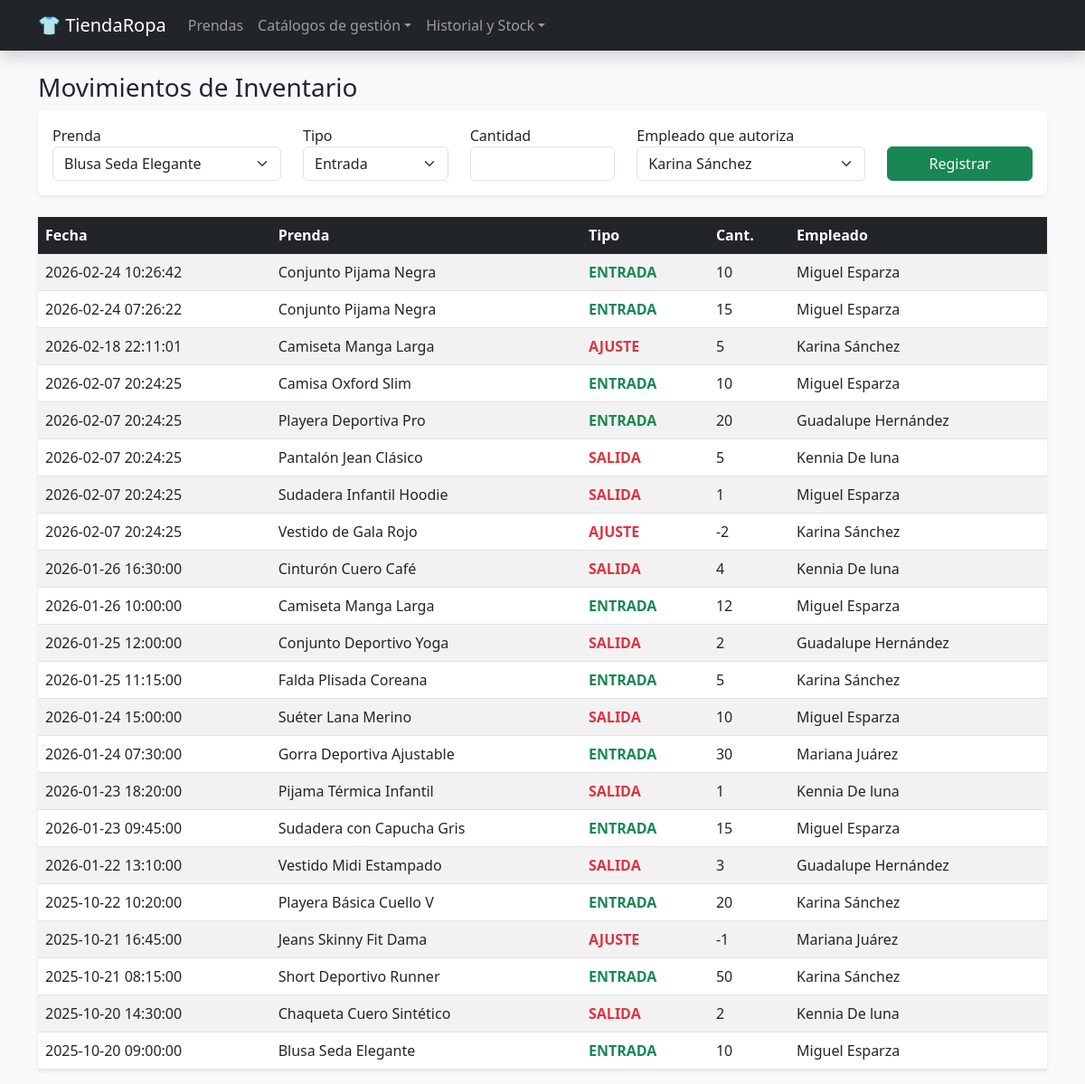
/tienda_ropa/movimientos.php, run on the app's committed database.
### tables this page shows
CREATE TABLE `movimiento_stock` (
  `id_movimiento` int(11) NOT NULL,
  `fecha` datetime DEFAULT current_timestamp(),
  `tipo_movimiento` varchar(10) NOT NULL,
  `cantidad` int(11) NOT NULL,
  `id_prenda` int(11) NOT NULL,
  `id_empleado` int(11) NOT NULL
);

CREATE TABLE `prenda` (
  `id_prenda` int(11) NOT NULL,
  `nombre` varchar(100) NOT NULL,
  `precio` decimal(10,2) NOT NULL,
  `stock_actual` int(11) DEFAULT 0,
  `id_categoria` int(11) NOT NULL,
  `id_talla` int(11) NOT NULL,
  `id_color` int(11) NOT NULL
);

CREATE TABLE `empleado` (
  `id_empleado` int(11) NOT NULL,
  `nombre` varchar(100) NOT NULL,
  `puesto` varchar(20) NOT NULL
);

### tienda_ropa/movimientos.php (the view, shortened to what this page needs)
<?php
include 'db.php';
?>
<!DOCTYPE html>
<html lang="es">
<head>
    <link href="https://cdn.jsdelivr.net/npm/bootstrap@5.3.0/dist/css/bootstrap.min.css" rel="stylesheet">
</head>
<body class="bg-light">
    <?php include 'header.php'; ?>
    <div class="container">
        <h3>Movimientos de Inventario</h3>
        <div class="card mb-4 shadow-sm border-0">
            <form class="card-body row" method="POST">
                <div class="col-md-3">
                    <label>Prenda</label>
                    <select name="prenda" class="form-select">
                        <?php $ps = $conn->query("SELECT id_prenda, nombre FROM prenda");
                              while($p = $ps->fetch()) echo "<option value='{$p['id_prenda']}'>{$p['nombre']}</option>"; ?>
                    </select>
                </div>
                <div class="col-md-2">
                    <label>Tipo</label>
                    <select name="tipo" class="form-select">
                        <option value="entrada">Entrada</option>
                    </select>
                </div>
                <div class="col-md-2">
                    <label>Cantidad</label>
                    <input type="number" name="cant" class="form-control" required>
                </div>
                <div class="col-md-3">
                    <label>Empleado que autoriza</label>
                    <select name="emp" class="form-select">
                        <?php $es = $conn->query("SELECT id_empleado, nombre FROM empleado");
                              while($e = $es->fetch()) echo "<option value='{$e['id_empleado']}'>{$e['nombre']}</option>"; ?>
                    </select>
                </div>
                <div class="col-md-2 d-flex align-items-end">
                    <button name="registrar_mov" class="btn btn-success w-100">Registrar</button>
                </div>
            </form>
        </div>
        <table class="table table-striped bg-white shadow-sm">
            <thead class="table-dark">
                <tr><th>Fecha</th><th>Prenda</th><th>Tipo</th><th>Cant.</th><th>Empleado</th></tr>
            </thead>
            <tbody>
                <?php
                $sql = "SELECT m.*, p.nombre as p_nom, e.nombre as e_nom FROM movimiento_stock m
                        JOIN prenda p ON m.id_prenda = p.id_prenda
                        JOIN empleado e ON m.id_empleado = e.id_empleado ORDER BY fecha DESC";
                $res = $conn->query($sql);
                while($row = $res->fetch()){
                    $clase = ($row['tipo_movimiento'] == 'entrada') ? 'text-success' : 'text-danger';
                    echo "<tr>
                            <td>{$row['fecha']}</td>
                            <td>{$row['p_nom']}</td>
                            <td class='fw-bold $clase'>".strtoupper($row['tipo_movimiento'])."</td>
                            <td>{$row['cantidad']}</td>
                            <td>{$row['e_nom']}</td>
                          </tr>";
                }
                ?>
            </tbody>
        </table>
    </div>
</body>
</html>

### data on the page
movimiento_stock: fecha "2026-02-24 10:26:42", id_prenda.nombre "Conjunto Pijama Negra", tipo_movimiento "ENTRADA", cantidad "10", id_empleado.nombre "Miguel Esparza"
movimiento_stock: fecha "2026-02-24 07:26:22", id_prenda.nombre "Conjunto Pijama Negra", tipo_movimiento "ENTRADA", cantidad "15", id_empleado.nombre "Miguel Esparza"
movimiento_stock: fecha "2026-02-18 22:11:01", id_prenda.nombre "Camiseta Manga Larga", tipo_movimiento "AJUSTE", cantidad "5", id_empleado.nombre "Karina Sánchez"
movimiento_stock: fecha "2026-02-07 20:24:25", id_prenda.nombre "Camisa Oxford Slim", tipo_movimiento "ENTRADA", cantidad "10", id_empleado.nombre "Miguel Esparza"
movimiento_stock: fecha "2026-02-07 20:24:25", id_prenda.nombre "Playera Deportiva Pro", tipo_movimiento "ENTRADA", cantidad "20", id_empleado.nombre "Guadalupe Hernández"
movimiento_stock: fecha "2026-02-07 20:24:25", id_prenda.nombre "Pantalón Jean Clásico", tipo_movimiento "SALIDA", cantidad "5", id_empleado.nombre "Kennia De luna"
movimiento_stock: fecha "2026-02-07 20:24:25", id_prenda.nombre "Sudadera Infantil Hoodie", tipo_movimiento "SALIDA", cantidad "1", id_empleado.nombre "Miguel Esparza"
movimiento_stock: fecha "2026-02-07 20:24:25", id_prenda.nombre "Vestido de Gala Rojo", tipo_movimiento "AJUSTE", cantidad "-2", id_empleado.nombre "Karina Sánchez"
movimiento_stock: fecha "2026-01-26 16:30:00", id_prenda.nombre "Cinturón Cuero Café", tipo_movimiento "SALIDA", cantidad "4", id_empleado.nombre "Kennia De luna"
movimiento_stock: fecha "2026-01-26 10:00:00", id_prenda.nombre "Camiseta Manga Larga", tipo_movimiento "ENTRADA", cantidad "12", id_empleado.nombre "Miguel Esparza"
movimiento_stock: fecha "2026-01-25 12:00:00", id_prenda.nombre "Conjunto Deportivo Yoga", tipo_movimiento "SALIDA", cantidad "2", id_empleado.nombre "Guadalupe Hernández"
movimiento_stock: fecha "2026-01-25 11:15:00", id_prenda.nombre "Falda Plisada Coreana", tipo_movimiento "ENTRADA", cantidad "5", id_empleado.nombre "Karina Sánchez"
movimiento_stock: fecha "2026-01-24 15:00:00", id_prenda.nombre "Suéter Lana Merino", tipo_movimiento "SALIDA", cantidad "10", id_empleado.nombre "Miguel Esparza"
movimiento_stock: fecha "2026-01-24 07:30:00", id_prenda.nombre "Gorra Deportiva Ajustable", tipo_movimiento "ENTRADA", cantidad "30", id_empleado.nombre "Mariana Juárez"
movimiento_stock: fecha "2026-01-23 18:20:00", id_prenda.nombre "Pijama Térmica Infantil", tipo_movimiento "SALIDA", cantidad "1", id_empleado.nombre "Kennia De luna"
movimiento_stock: fecha "2026-01-23 09:45:00", id_prenda.nombre "Sudadera con Capucha Gris", tipo_movimiento "ENTRADA", cantidad "15", id_empleado.nombre "Miguel Esparza"
movimiento_stock: fecha "2026-01-22 13:10:00", id_prenda.nombre "Vestido Midi Estampado", tipo_movimiento "SALIDA", cantidad "3", id_empleado.nombre "Guadalupe Hernández"
movimiento_stock: fecha "2025-10-22 10:20:00", id_prenda.nombre "Playera Básica Cuello V", tipo_movimiento "ENTRADA", cantidad "20", id_empleado.nombre "Karina Sánchez"
movimiento_stock: fecha "2025-10-21 16:45:00", id_prenda.nombre "Jeans Skinny Fit Dama", tipo_movimiento "AJUSTE", cantidad "-1", id_empleado.nombre "Mariana Juárez"
movimiento_stock: fecha "2025-10-21 08:15:00", id_prenda.nombre "Short Deportivo Runner", tipo_movimiento "ENTRADA", cantidad "50", id_empleado.nombre "Karina Sánchez"
movimiento_stock: fecha "2025-10-20 14:30:00", id_prenda.nombre "Chaqueta Cuero Sintético", tipo_movimiento "SALIDA", cantidad "2", id_empleado.nombre "Kennia De luna"
movimiento_stock: fecha "2025-10-20 09:00:00", id_prenda.nombre "Blusa Seda Elegante", tipo_movimiento "ENTRADA", cantidad "10", id_empleado.nombre "Miguel Esparza"

### other printed values
form field prenda "Blusa Seda Elegante"
form field emp "Karina Sánchez"
